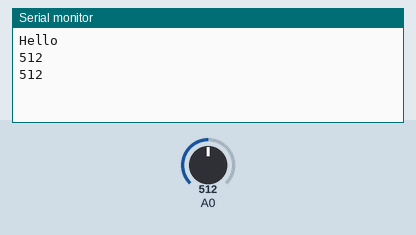
A sketch run on a simulated Arduino Uno, built with avr-gcc and run on an emulated ATmega328P. Parts: the last lines printed to the serial monitor. The inputs (shaded band) are chosen by the test bench; at power-on: A0 = 512.

Above: at 1.8 s.
1.9 s: A0 set to 716
At 2.8 s:
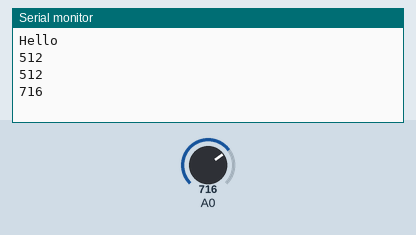
3.4 s: A0 set to 900
At 4.5 s:
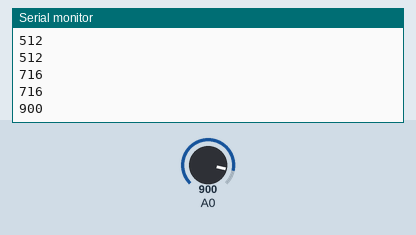
Timing chart, 0 to 6.4 s (numbered marks = the images above; inputs shaded):
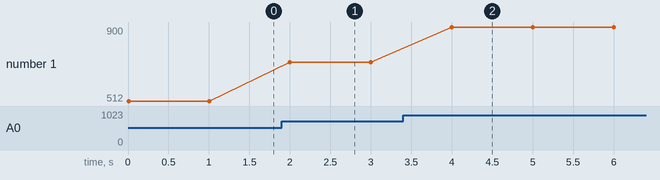

The sketch:

adc.ino
```cpp
void setup(){
  Serial.begin(9600);
  Serial.println("Hello");
}

void loop(){
  int val = analogRead(A0);
  Serial.println(val);
  delay(1000);
}
```

Measured:
- after the input at 1.9 s, the serial monitor: prints a new line after 0.10 s (image 1)
- after the input at 3.4 s, the serial monitor: prints a new line after 0.60 s (image 2)
- plotted number 1: 512 → 716 after the input at 1.9 s, 716 → 900 after the input at 3.4 s
